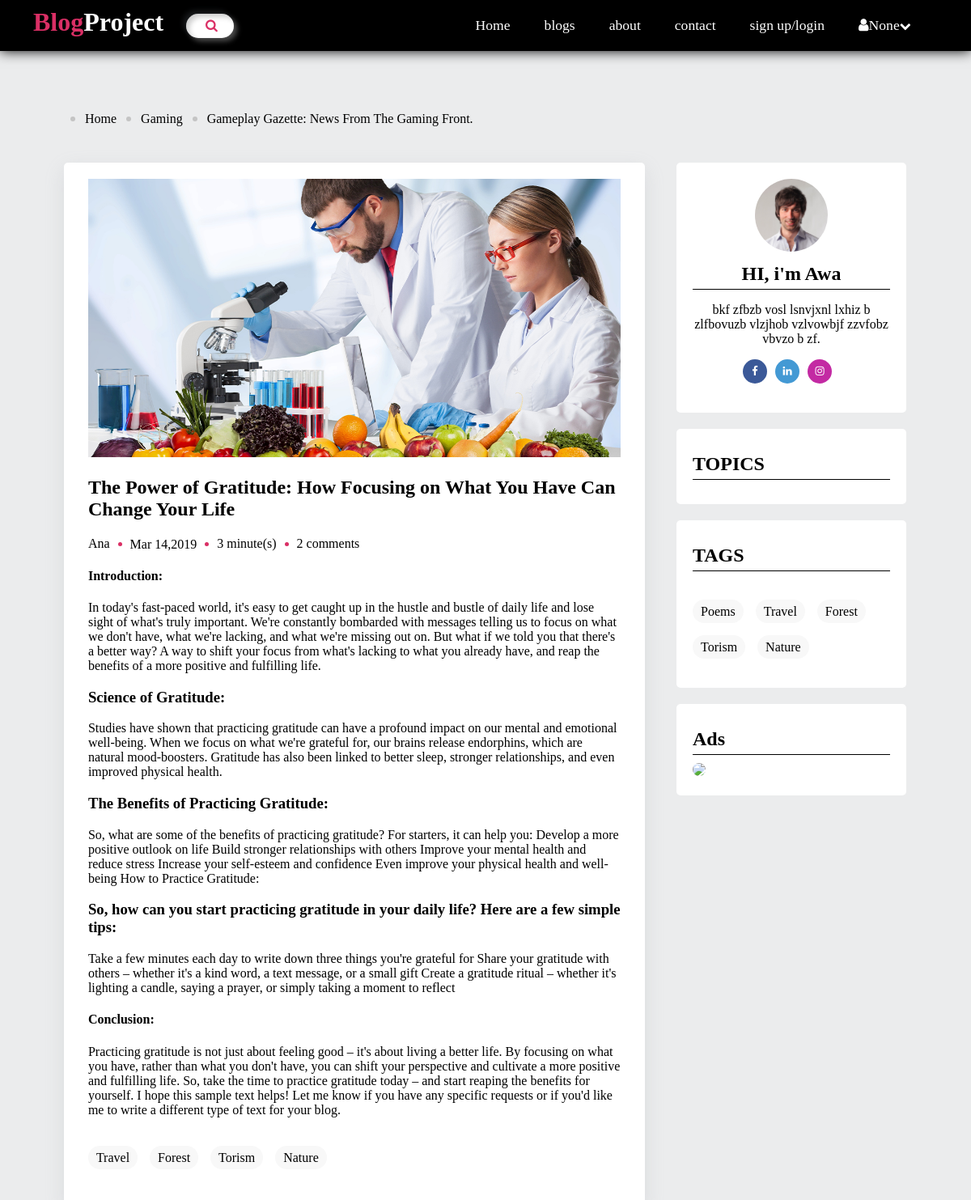
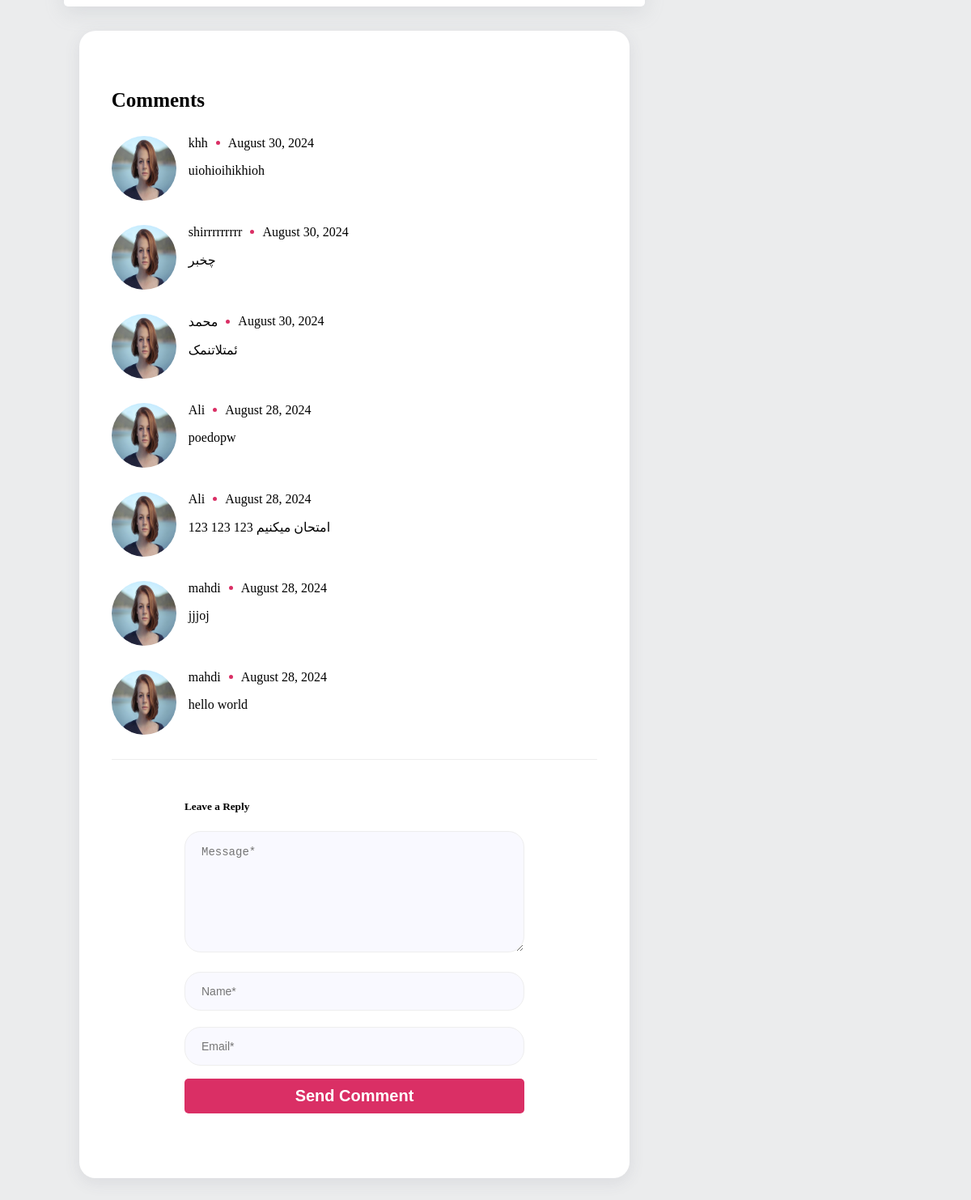
/about, run on the app's committed database (2 pictures, top to bottom).
### app.py (models this page shows)
class Comment(db.Model):
    id = db.Column(db.Integer, primary_key=True)
    name = db.Column(db.String(100), nullable=False)
    email = db.Column(db.String(100), nullable=False)
    message = db.Column(db.Text, nullable=False)
    date = db.Column(db.DateTime, nullable=False, default=datetime.utcnow)

### app.py (the view, shortened to what this page needs)
@app.route('/about', methods=['GET', 'POST'])
def about():
    comments = Comment.query.order_by(Comment.date.desc()).all()
    return render_template('single.html', comments=comments)

### templates/single.html (shortened to what this page needs)
<!DOCTYPE html>
<html lang="en">
<head>
    <link rel="stylesheet" href="https://cdnjs.cloudflare.com/ajax/libs/font-awesome/4.7.0/css/font-awesome.min.css">
    <link href="{{ url_for('static', filename='css/main.css') }}" rel="stylesheet">
</head>
<body>
  <header>
    <div class="logo">
      <h1 class="logo-text">
        <span>Blog</span>Project
      </h1>
    </div>
    <div class="search-container">
      <input type="text" name="search" placeholder="Search..." class="search-input">
      <a href="#" class="search-btn">
              <i class="fa fa-search"></i>
      </a>
    </div>
    <ul class="nav">
      <li><a href="{{ url_for('home') }}">Home</a></li>
      <li><a href="{{ url_for('blogs') }}">blogs</a></li>
      <li><a href="{{ url_for('about') }}">about</a></li>
      <li><a href="{{ url_for('contact') }}">contact</a></li>
      <li><a href="{{ url_for('login') }}">sign up/login</a></li>
      <li>
        <a href="" style="min-width: 160px;"><i class="fa fa-user"></i>{{ session.get('user_email') }}<i class="fa fa-chevron-down" style="font-size: .8em;"></i></a>
      </li>
    </ul>
</header>
<div class="page wrapper">
  <div class="content clearfix">
    <div class="inner-page-breadcrumb-wrapper mb-20">
    <ul>
    <li><a href="{{ url_for('home') }}">Home</a></li>
    <li><a href="">Gaming</a></li>
    <li>Gameplay Gazette: News from the Gaming Front.</li>
    </ul>
    </div>
    <div class="main-content">
      <div class="single-post">
        <img src="{{ url_for('static', filename='images/Food-science-and-nutrition-vs-food-technology.jpg') }}" alt="" class="single-post-image">
        <div class="single-post-preview ">
          <h2><a href="{{ url_for('single') }}">The Power of Gratitude: How Focusing on What You Have Can Change Your Life</a></h2>
          <ul class="post-meta">
          <li>Ana</li>
          <span class="dot"></span>
          <i class="fa calendar">Mar 14,2019</i>
          <span class="dot"></span>
          <li class="reading-time" id="readingTime"></li>
          <span class="dot"></span>
          <li>2 comments</li>
          </ul>
          <p class="preview-text"><h4>Introduction:</h4>
            In today's fast-paced world, it's easy to get caught up in the hustle and bustle of daily life and lose sight of what's truly important. We're constantly bombarded with messages telling us to focus on what we don't have, what we're lacking, and what we're missing out on. But what if we told you that there's a better way? A way to shift your focus from what's lacking to what you already have, and reap the benefits of a more positive and fulfilling life.
            <h3> Science of Gratitude:</h3>
            Studies have shown that practicing gratitude can have a profound impact on our mental and emotional well-being. When we focus on what we're grateful for, our brains release endorphins, which are natural mood-boosters. Gratitude has also been linked to better sleep, stronger relationships, and even improved physical health.
            <h3>The Benefits of Practicing Gratitude:</h3>
            So, what are some of the benefits of practicing gratitude? For starters, it can help you:
            Develop a more positive outlook on life
            Build stronger relationships with others
            Improve your mental health and reduce stress
            Increase your self-esteem and confidence
            Even improve your physical health and well-being
            How to Practice Gratitude:
            <h3>So, how can you start practicing gratitude in your daily life? Here are a few simple tips:</h3>
            Take a few minutes each day to write down three things you're grateful for
            Share your gratitude with others – whether it's a kind word, a text message, or a small gift
            Create a gratitude ritual – whether it's lighting a candle, saying a prayer, or simply taking a moment to reflect
            <h4>Conclusion:</h4>
            Practicing gratitude is not just about feeling good – it's about living a better life. By focusing on what you have, rather than what you don't have, you can shift your perspective and cultivate a more positive and fulfilling life. So, take the time to practice gratitude today – and start reaping the benefits for yourself.
            I hope this sample text helps! Let me know if you have any specific requests or if you'd like me to write a different type of text for your blog.
          </p>
          <div class="section tags">
            <ul class="tag-list">
              <li><a href="">Travel</a></li>
              <li><a href="">Forest</a></li>
              <li><a href="">Torism</a></li>
              <li><a href="">Nature</a></li>
            </ul>
          </div>
        </div>
      </div>
      <div class="widget mb-50">
        <div class="widget__comments">
            <h5 class="widget__comments-title">Comments</h5>
            <ul class="widget__comments-items">
                {% for comment in comments %}
                <li class="widget__comments-item">
                    <img src="{{ url_for('static', filename='images/profile1.jpg') }}" alt="" class="widget__comments-img">
                    <div class="widget__comments-content">
                        <ul class="widget__comments-info list-inline">
                            <li class="widget__comments-info__item">{{ comment.name }}</li>
                            <li class="dot"></li>
                            <li class="widget__comments-info__item">{{ comment.date.strftime('%B %d, %Y') }}</li>
                        </ul>
                        <p class="widget__comments-text">{{ comment.message }}</p>
                    </div>
                </li>
                {% endfor %}
            </ul>
        </div>
    <form class="widget__form" action="#" method="POST">
      <h5 class="widget__form-title">Leave a Reply</h5>
      <div class="row">
          <div class="col-md-12">
              <div class="form-group">
                  <textarea name="message" class="form-control widget__form-input" placeholder="Message*" required="required"></textarea>
              </div>
          </div>
          <div class="col-md-6">
              <div class="form-group">
                  <input type="text" name="name" class="form-control widget__form-input" placeholder="Name*" required="required">
              </div>
          </div>
          <div class="col-md-6">
              <div class="form-group">
                  <input type="email" name="email" class="form-control widget__form-input" placeholder="Email*" required="required">
              </div>
          </div>
          <div class="col-12">
              <button type="submit" name="submit" class="btn">
                  Send Comment
              </button>
          </div>
      </div>
  </form>
</div> </div>
    <div class="sidebar">
      <div class="section author">
        <img src="{{ url_for('static', filename='images/profile_user.jpg') }}">
        <h2 class="section-title">HI, i'm Awa</h2>
        <p> bkf zfbzb vosl lsnvjxnl lxhiz b zlfbovuzb vlzjhob vzlvowbjf zzvfobz vbvzo b  zf.</p>
        <ul class="media-icons">
         <li><a href="" class="color-facebook"><i class="fa fa-facebook" aria-hidden="true"></i></a></li>
         <li><a href="" class="color-linkedin"><i class="fa fa-linkedin" aria-hidden="true"></i></a></li>
         <li><a href="" class="color-instagram"><i class="fa fa-instagram" aria-hidden="true"></i></a></li>
        </ul>
      </div>
      <div class="section topics">
        <h2 class="section-title">TOPICS</h2>
      </div>
      <div class="section tags">
        <h2 class="section-title">TAGS</h2>
        <ul class="tag-list">
          <li><a href="">Poems</a></li>
          <li><a href="">Travel</a></li>
              <li><a href="">Forest</a></li>
              <li><a href="">Torism</a></li>
              <li><a href="">Nature</a></li>
        </ul>
      </div>
      <div class="section ads">
        <h2 class="section-title">Ads</h2>
        <img src="{{ url_for('static', filename='images/ads1.jpg') }}">
      </div>
    </div>
  </div>
</div>
</body>
</html>

### static/css/main.css (style rules this page uses)
* { box-sizing: border-box; }
body { background: #EBECED; margin: 0px; padding: 0px; }
a { text-decoration: none; color: inherit; }
.clearfix::after { content: ''; display: block; clear: both; }
.btn { padding: .5rem 1rem; background: #da2f65; color: white; border: 1px solid transparent; border-radius: .25rem; }
.dot { height: 5px; width: 5px; background-color: #da2f65; border-radius: 50%; display: inline-block; margin: 0px 5px; }
header { background: #000000; height: 63px; position: sticky; top: 0; z-index: 100; display: flex; align-items: center; justify-content: space-between; box-shadow: 0px 0px 15px rgb(0 0 0); }
header * { color: #ffffff; }
header .logo { float: left; height:inherit ; margin-left: 2em; }
header .logo-text { margin: 9px; }
header .logo-text span { color: #da2f65; }
header ul { float: right; margin: 0px; padding: 0px; list-style: none; }
header ul li { float: left; position: relative; }
header ul li a { display: block; padding: 21px; font-size: 1.1em; text-decoration: none; }
header .search-container { background: #fff; height: 30px; border-radius: 30px; padding: 10px 20px; display: flex; justify-content: center; align-items: center; cursor: pointer; transition: 0.8s; overflow: hidden; position: absolute; left: 230px; box-shadow: 4px 4px 6px 0 rgba(255,255,255,.3), -4px -4px 6px 0 rgba(116, 125, 136, .2), inset -4px -4px 6px 0 rgba(255,255,255,.2), inset 4px 4px 6px 0 rgba(0, 0, 0, .2); }
.search-container .search-input { background: transparent; border: none; outline:none; width: 0px; font-weight: 500; font-size: 16px; transition: 0.8s; }
.search-container .search-btn .fa { color: #da2f65; }
.content { width: 90%; margin: 30px auto 30px; padding-top: 20px; }
.content .main-content { width: 70%; float: left; }
.content .sidebar { width: 30%; float: right; height: auto; position: -webkit-sticky; position: sticky; top: 80px; margin-bottom: 30px; }
.content .sidebar .section { background: #ffffff; margin: 20px; border-radius: 5px; padding: 20px; }
.content .sidebar .section .section-title { margin: 10px 0px 10px 0px; border-bottom: 1px solid black; padding-bottom: 5px; }
.content .sidebar .section.author { text-align: center; }
.content .sidebar .section.author img { width: 90px; border-radius: 50px; }
.single-post-image { width: 100%; }
.inner-page-breadcrumb-wrapper { margin: 25px; }
.inner-page-breadcrumb-wrapper ul { margin: 0; padding: 0; list-style: none; display: inline-flex; flex-wrap: wrap; align-items: center; gap: 10px; }
.inner-page-breadcrumb-wrapper ul li { font-family: var(--font-figtree); font-size: 16px; font-weight: 500; line-height: 16.8px; color: var(--text-color2); text-transform: capitalize; position: relative; padding-left: 20px; }
.inner-page-breadcrumb-wrapper ul li::after { content: ""; height: 6px; width: 6px; background-color: #c4c4c4; border-radius: 50%; position: absolute; left: 2px; top: 50%; transform: translateY(-50%); }
.post-meta { display: flex; align-items: center; gap: 5px; margin-bottom: 8px; padding: 0px; list-style: none; }
.content .main-content .single-post { width: 95%; margin: 20px auto; border-radius: 5px; background: #ffffff; position: relative; box-shadow: rgba(149, 157, 165, 0.2) 0px 8px 24px; height: auto; display: block; padding: 20px 30px 30px; }
.section.author .media-icons { padding: 0px; justify-content: center; display: flex; align-items: center; }
.section.author .media-icons li { display: inline-block; margin-right: 10px; }
.section.author .media-icons li a { width: 30px; height: 30px; border-radius: 50%; display: block; text-align: center; transition: all 0.5s ease-in-out; }
.section.author .media-icons i { font-size: 13px; line-height: 30px; color: #ffffff; }
.color-instagram { background-color: #c32aa3; }
.color-facebook { background-color: #3b5998; }
.color-linkedin { background-color: #4399d4; }
.section.tags .tag-list { display: flex; align-items: center; gap: 15px; flex-wrap: wrap; margin-top: 35px; padding: 0px; list-style: none; }
.section.tags .tag-list li { font-size: 16px; font-weight: 500; line-height: 19.2px; letter-spacing: 0; display: block; text-align: center; color: var(--text-color2); background: #f8f8f8; padding: 5px 10px; border-radius: 100px; transition: .7s; }
.section.ads img { border-radius: 10px; max-width: 100%; }

### data on the page
Comment: name "khh", date "August 30, 2024", message "uiohioihikhioh"
Comment: name "shirrrrrrrrr", date "August 30, 2024", message "چخبر"
Comment: name "محمد", date "August 30, 2024", message "ئمتلاتنمک"
Comment: name "Ali", date "August 28, 2024", message "poedopw"
Comment: name "Ali", date "August 28, 2024", message "امتحان میکنیم 123 123 123"
Comment: name "mahdi", date "August 28, 2024", message "jjjoj"
Comment: name "mahdi", date "August 28, 2024", message "hello world"

### other printed values
{{ session.get('user_email') }} "None"
